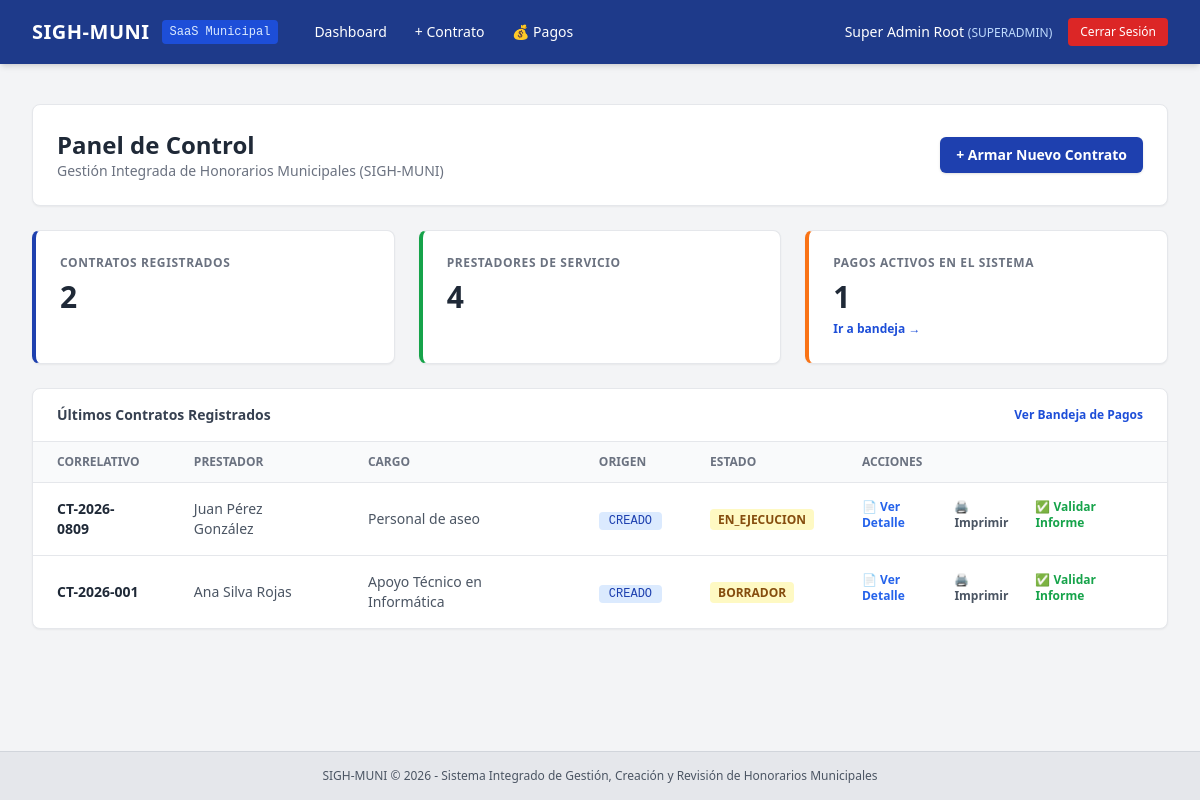
/ (signed in), run on the app's committed database.
### app/models/user.py (models this page shows, shortened)
class User(db.Model):
    __tablename__ = 'users'
    id = db.Column(db.Integer, primary_key=True, autoincrement=True)
    rut = db.Column(db.String(20), nullable=False, unique=True)
    first_name = db.Column(db.String(100), nullable=False)
    last_name = db.Column(db.String(100), nullable=False)
    email = db.Column(db.String(120), nullable=False, unique=True)
    password_hash = db.Column(db.String(255), nullable=False)
    role = db.Column(db.String(50), nullable=False)  # SUPERADMIN, ADMIN_RRHH, JEFE_DEPTO, FINANZAS_CONTROL
    department_id = db.Column(db.Integer, db.ForeignKey('departments.id', ondelete='SET NULL'), nullable=True)
    is_active = db.Column(db.Integer, nullable=False, default=1)
    created_at = db.Column(db.DateTime, nullable=False, default=datetime.utcnow)

### app/models/contract.py (models this page shows, shortened)
class Contract(db.Model):
    __tablename__ = 'contracts'
    id = db.Column(db.Integer, primary_key=True)
    provider_id = db.Column(db.Integer, db.ForeignKey('service_providers.id'), nullable=False)
    department_id = db.Column(db.Integer, db.ForeignKey('departments.id'), nullable=False)
    creation_type = db.Column(db.String(50), default='CREADO')
    contract_number = db.Column(db.String(50), unique=True, nullable=False)
    decline_number = db.Column(db.String(50), nullable=True)
    decline_date = db.Column(db.Date, nullable=True)
    position_title = db.Column(db.String(150), nullable=False)
    program_name = db.Column(db.String(150), nullable=True)
    monthly_amount_gross = db.Column(db.Float, nullable=False)
    total_contract_amount = db.Column(db.Float, nullable=False)
    start_date = db.Column(db.Date, nullable=False)
    end_date = db.Column(db.Date, nullable=False)
    pdf_file_path = db.Column(db.String(255), nullable=True)
    ocr_processed = db.Column(db.Integer, default=0)
    status = db.Column(db.String(30), default='BORRADOR')
    created_at = db.Column(db.DateTime, default=datetime.utcnow)
    provider = db.relationship('ServiceProvider', back_populates='contracts', lazy=True)
    department = db.relationship('Department', backref=db.backref('department_contracts', lazy=True))
    functions = db.relationship('ContractFunction', backref='contract', cascade='all, delete-orphan', lazy=True,
                                order_by='ContractFunction.function_order')
    payments = db.relationship('MonthlyPayment', back_populates='contract', lazy=True, cascade='all, delete-orphan')

### app/models/provider.py (models this page shows, shortened)
class ServiceProvider(db.Model):
    __tablename__ = 'service_providers'
    id = db.Column(db.Integer, primary_key=True, autoincrement=True)
    rut = db.Column(db.String(20), nullable=False, unique=True, index=True)
    first_name = db.Column(db.String(100), nullable=False)
    paternal_last_name = db.Column(db.String(100), nullable=False)
    maternal_last_name = db.Column(db.String(100), nullable=True)
    email = db.Column(db.String(120), nullable=True)
    phone = db.Column(db.String(50), nullable=True)
    address = db.Column(db.Text, nullable=True)
    bank_name = db.Column(db.String(100), nullable=True)
    account_type = db.Column(db.String(50), nullable=True)
    account_number = db.Column(db.String(50), nullable=True)
    created_at = db.Column(db.DateTime, nullable=False, default=datetime.utcnow)
    contracts = db.relationship('Contract', back_populates='provider', lazy=True, cascade="all, delete-orphan")
    @property
    def full_name(self):
        maternal = f" {self.maternal_last_name}" if self.maternal_last_name else ""
        return f"{self.first_name} {self.paternal_last_name}{maternal}"

### app/routes/dashboard.py (the view)
@dashboard_bp.route('/')
@login_required
def index():
    user = get_current_user()
    total_contracts = Contract.query.count()
    total_providers = ServiceProvider.query.count()
    recent_contracts = Contract.query.order_by(Contract.id.desc()).limit(5).all()
    if user.role == 'JEFE_DEPTO':
        pending_payments = MonthlyPayment.query.join(Contract).filter(
            Contract.department_id == user.department_id,
            MonthlyPayment.approval_status.in_(['PENDIENTE_REVISION', 'OBSERVADO'])
        ).count()
    elif user.role == 'FINANZAS_CONTROL':
        pending_payments = MonthlyPayment.query.filter(
            MonthlyPayment.approval_status.in_(['APROBADO_RRHH', 'OBSERVADO'])
        ).count()
    elif user.role in ('ADMIN_RRHH', 'SUPERADMIN'):
        pending_payments = MonthlyPayment.query.filter(
            MonthlyPayment.approval_status != 'APROBADO_FINANZAS'
        ).count()
    else:
        pending_payments = 0
    return render_template(
        'dashboard/index.html',
        total_contracts=total_contracts,
        total_providers=total_providers,
        pending_payments=pending_payments,
        recent_contracts=recent_contracts,
        user=user
    )

### app/__init__.py (called while the page is built)
def create_app(config_class=Config):
    app = Flask(__name__)
    app.config.from_object(config_class)
    os.makedirs(app.config['UPLOAD_FOLDER'], exist_ok=True)
    db.init_app(app)
    migrate.init_app(app, db)
    if 'sqlite' in app.config['SQLALCHEMY_DATABASE_URI']:
        from sqlalchemy import event
        from sqlalchemy.engine import Engine
        @event.listens_for(Engine, "connect")
        def set_sqlite_pragma(dbapi_connection, connection_record):
            cursor = dbapi_connection.cursor()
            cursor.execute("PRAGMA foreign_keys=ON;")
            cursor.close()
    from app.auth.routes import auth_bp
    app.register_blueprint(auth_bp, url_prefix='/auth')
    from app.routes import register_routes
    register_routes(app)
    return app

### app/auth/utils.py (called while the page is built)
def login_required(f):
    @wraps(f)
    def decorated_function(*args, **kwargs):
        if 'user_id' not in session:
            flash('Debes iniciar sesión para acceder a esta sección.', 'warning')
            return redirect(url_for('auth.login', next=request.url))
        return f(*args, **kwargs)
    return decorated_function

def get_current_user():
    if 'user_id' in session:
        return User.query.get(session['user_id'])
    return None

### app/templates/dashboard/index.html (shortened to what this page needs)
{% extends "base.html" %}
{% block content %}
<div class="space-y-6">
    <div class="flex justify-between items-center bg-white p-6 rounded-lg shadow-sm border border-gray-200">
        <div>
            <h1 class="text-2xl font-bold text-gray-800">Panel de Control</h1>
            <p class="text-sm text-gray-500">Gestión Integrada de Honorarios Municipales (SIGH-MUNI)</p>
        </div>
        <div class="flex space-x-2">
            <a href="{{ url_for('contract_builder.create') }}" class="bg-blue-800 hover:bg-blue-900 text-white font-semibold px-4 py-2 rounded-md shadow text-sm transition">
                + Armar Nuevo Contrato
            </a>
        </div>
    </div>
    <div class="grid grid-cols-1 md:grid-cols-3 gap-6">
        <div class="bg-white p-6 rounded-lg shadow-sm border border-gray-200 border-l-4 border-l-blue-800">
            <h3 class="text-xs uppercase text-gray-500 font-bold tracking-wider">Contratos Registrados</h3>
            <p class="text-3xl font-extrabold text-gray-800 mt-2">{{ total_contracts }}</p>
        </div>
        <div class="bg-white p-6 rounded-lg shadow-sm border border-gray-200 border-l-4 border-l-green-600">
            <h3 class="text-xs uppercase text-gray-500 font-bold tracking-wider">Prestadores de Servicio</h3>
            <p class="text-3xl font-extrabold text-gray-800 mt-2">{{ total_providers }}</p>
        </div>
                <div class="bg-white p-6 rounded-lg shadow-sm border border-gray-200 border-l-4 border-l-orange-500">
            <h3 class="text-xs uppercase text-gray-500 font-bold tracking-wider">
                {% if user.role == 'JEFE_DEPTO' %}Pagos Pendientes de Mi Depto
                {% elif user.role == 'FINANZAS_CONTROL' %}Pagos por Liberar
                {% else %}Pagos Activos en el Sistema{% endif %}
            </h3>
            <p class="text-3xl font-extrabold text-gray-800 mt-2">{{ pending_payments }}</p>
            <a href="{{ url_for('payments.bandeja') }}" class="text-xs text-blue-700 hover:underline font-semibold mt-1 inline-block">Ir a bandeja →</a>
        </div>
    </div>
    <div class="bg-white rounded-lg shadow-sm border border-gray-200 overflow-hidden">
        <div class="px-6 py-4 border-b border-gray-200 font-bold text-gray-700 text-sm flex justify-between items-center">
            <span>Últimos Contratos Registrados</span>
            <a href="{{ url_for('payments.bandeja') }}" class="text-xs text-blue-700 hover:underline font-semibold">Ver Bandeja de Pagos</a>
        </div>
        <table class="w-full text-left text-sm text-gray-600">
            <thead class="bg-gray-50 text-xs uppercase text-gray-500 font-semibold border-b">
                <tr>
                    <th class="px-6 py-3">Correlativo</th>
                    <th class="px-6 py-3">Prestador</th>
                    <th class="px-6 py-3">Cargo</th>
                    <th class="px-6 py-3">Origen</th>
                    <th class="px-6 py-3">Estado</th>
                    <th class="px-6 py-3">Acciones</th>
                </tr>
            </thead>
            <tbody class="divide-y divide-gray-200">
                {% for contract in recent_contracts %}
                <tr class="hover:bg-gray-50">
                    <td class="px-6 py-4 font-semibold text-gray-800">{{ contract.contract_number }}</td>
                    <td class="px-6 py-4">{{ contract.provider.full_name }}</td>
                    <td class="px-6 py-4">{{ contract.position_title }}</td>
                    <td class="px-6 py-4"><span class="bg-blue-100 text-blue-800 text-xs px-2.5 py-0.5 rounded font-mono">{{ contract.creation_type }}</span></td>
                    <td class="px-6 py-4"><span class="bg-yellow-100 text-yellow-800 text-xs px-2 py-0.5 rounded font-semibold">{{ contract.status }}</span></td>
                    <td class="px-6 py-4 flex space-x-3">
                        <a href="{{ url_for('contract_builder.detail', contract_id=contract.id) }}" class="text-blue-600 hover:underline font-semibold text-xs">
                            📄 Ver Detalle
                        </a>
                        <a href="{{ url_for('contract_builder.preview', contract_id=contract.id) }}" target="_blank" class="text-gray-600 hover:underline font-semibold text-xs">
                            🖨️ Imprimir
                        </a>
                        <a href="{{ url_for('payments.validate_report', contract_id=contract.id) }}" class="text-green-600 hover:underline font-semibold text-xs">
                            ✅ Validar Informe
                        </a>
                    </td>
                </tr>
                {% else %}
                <tr>
                    <td colspan="6" class="px-6 py-4 text-center text-gray-400 text-sm">No hay contratos registrados aún.</td>
                </tr>
                {% endfor %}
            </tbody>
        </table>
    </div>
</div>
{% endblock %}

### app/templates/base.html (shortened to what this page needs)
<!DOCTYPE html>
<html lang="es">
<head>
    <script src="https://cdn.tailwindcss.com"></script>
</head>
<body class="bg-gray-100 min-h-screen text-gray-800 flex flex-col font-sans">
    <nav class="bg-blue-900 text-white shadow-md">
        <div class="max-w-7xl mx-auto px-4 sm:px-6 lg:px-8">
            <div class="flex items-center justify-between h-16">
                <div class="flex items-center space-x-6">
                    <a href="{{ url_for('dashboard.index') }}" class="flex items-center space-x-3">
                        <span class="font-bold text-xl tracking-wide">SIGH-MUNI</span>
                        <span class="text-xs bg-blue-700 px-2 py-1 rounded text-blue-100 font-mono">SaaS Municipal</span>
                    </a>
                    {% if session.get('user_id') %}
                    <div class="hidden md:flex items-center space-x-1 text-sm">
                        <a href="{{ url_for('dashboard.index') }}" class="px-3 py-2 rounded hover:bg-blue-800 transition">Dashboard</a>
                        <a href="{{ url_for('contract_builder.create') }}" class="px-3 py-2 rounded hover:bg-blue-800 transition">+ Contrato</a>
                        <a href="{{ url_for('payments.bandeja') }}" class="px-3 py-2 rounded hover:bg-blue-800 transition">💰 Pagos</a>
                    </div>
                    {% endif %}
                </div>
                {% if session.get('user_id') %}
                <div class="flex items-center space-x-4">
                    <a href="{{ url_for('auth.profile') }}" class="text-sm font-medium hover:text-blue-200 transition">
                        {{ session.get('user_name') }}
                        <span class="text-xs text-blue-200">({{ session.get('user_role') }})</span>
                    </a>
                    <a href="{{ url_for('auth.logout') }}" class="bg-red-600 hover:bg-red-700 text-white text-xs px-3 py-1.5 rounded transition">
                        Cerrar Sesión
                    </a>
                </div>
                {% endif %}
            </div>
        </div>
    </nav>
    <main class="flex-grow max-w-7xl w-full mx-auto px-4 sm:px-6 lg:px-8 py-6">
        {% block content %}{% endblock %}
    </main>
    <footer class="bg-gray-200 text-center py-4 text-xs text-gray-600 border-t border-gray-300">
        SIGH-MUNI &copy; 2026 - Sistema Integrado de Gestión, Creación y Revisión de Honorarios Municipales
    </footer>
</body>
</html>

### data on the page
User: get "SUPERADMIN"
Contract: contract_number "CT-2026-0809", provider.full_name "Juan Pérez González", position_title "Personal de aseo", creation_type "CREADO", status "EN_EJECUCION"
Contract: contract_number "CT-2026-001", provider.full_name "Ana Silva Rojas", position_title "Apoyo Técnico en Informática", creation_type "CREADO", status "BORRADOR"

### other printed values
{{ session.get('user_name') }} "Super Admin Root"
{{ total_contracts }} "2"
{{ total_providers }} "4"
{{ pending_payments }} "1"
